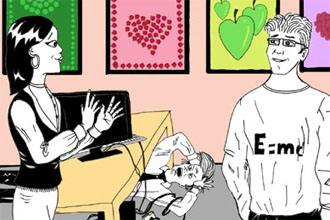
#> input picture dave.jpg, 330 x 220 px
$ python Otsu_Binary.py
#> lines starting #> are read from the running program, lines starting #| are printed output that depends on the picture; after the words box and inside, x2 and y2 are one past the last pixel; in counts of white or black regions, pixels touching at a corner belong together
#!/usr/bin/env python
# -*- coding:utf-8 -*-
# Author: qjk

import cv2
import numpy as np
from matplotlib import pyplot as plt

img = cv2.imread('dave.jpg', 0)
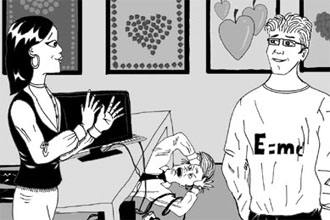
#> img: shape (220, 330); min 0, max 255, mean 175.8

ret1, th1 = cv2.threshold(img, 127, 255, cv2.THRESH_BINARY)
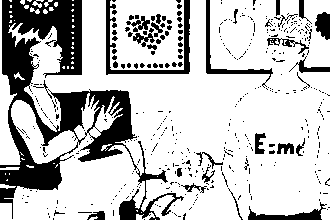
#> th1: shape (220, 330); 75.9% white; 431 black regions (399 under 20 px), largest, box (x1, y1, x2, y2) and area: (0, 0, 184, 220) 11335, (106, 0, 190, 75) 1071, (206, 0, 273, 88) 606

ret2, th2 = cv2.threshold(img, 0, 255, cv2.THRESH_BINARY + cv2.THRESH_OTSU)
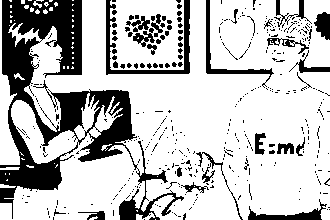
#> th2: shape (220, 330); 75.2% white; 406 black regions (374 under 20 px), largest, box (x1, y1, x2, y2) and area: (0, 0, 184, 220) 11589, (106, 0, 190, 75) 1081, (206, 0, 274, 88) 613
#> ret2 = 132

blur = cv2.GaussianBlur(img, (5, 5), 0)
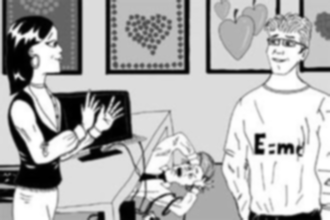
#> blur: shape (220, 330); min 0, max 255, mean 175.8
ret3, th3 = cv2.threshold(blur, 0, 255, cv2.THRESH_BINARY + cv2.THRESH_OTSU)
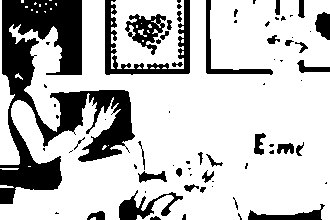
#> th3: shape (220, 330); 75.9% white; 71 black regions (38 under 20 px), largest, box (x1, y1, x2, y2) and area: (0, 0, 135, 204) 10835, (105, 0, 190, 75) 1756, (125, 14, 166, 55) 751
#> ret3 = 136

images = [img, 0, th1,
          img, 0, th2,
          blur, 0, th3]

titles = ['Original Noisy Image', 'Histogram', 'Global Thresholding (v=127)',
          'Original Noisy Image', 'Histogram', "Otsu's Thresholding",
          'Gaussian filtered Image', 'Histogram', "Otsu's Thresholding"]

for i in xrange(3):
    plt.subplot(3, 3, i*3+1)
    plt.imshow(images[i*3], 'gray')
    plt.title(titles[i*3])
    plt.xticks([])
    plt.yticks([])

    plt.subplot(3, 3, i*3+2)
    plt.hist(images[i*3].ravel(), 256)
    plt.title(titles[i*3+1])
    plt.xticks([])
    plt.yticks([])

    plt.subplot(3, 3, i*3+3)
    plt.imshow(images[i*3+2],'gray')
    plt.title(titles[i*3+2])
    plt.xticks([])
    plt.yticks([])

plt.show()
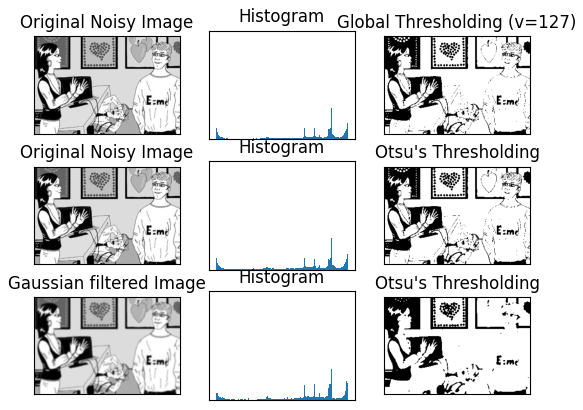
#> figure drawn by matplotlib, 9 panels
